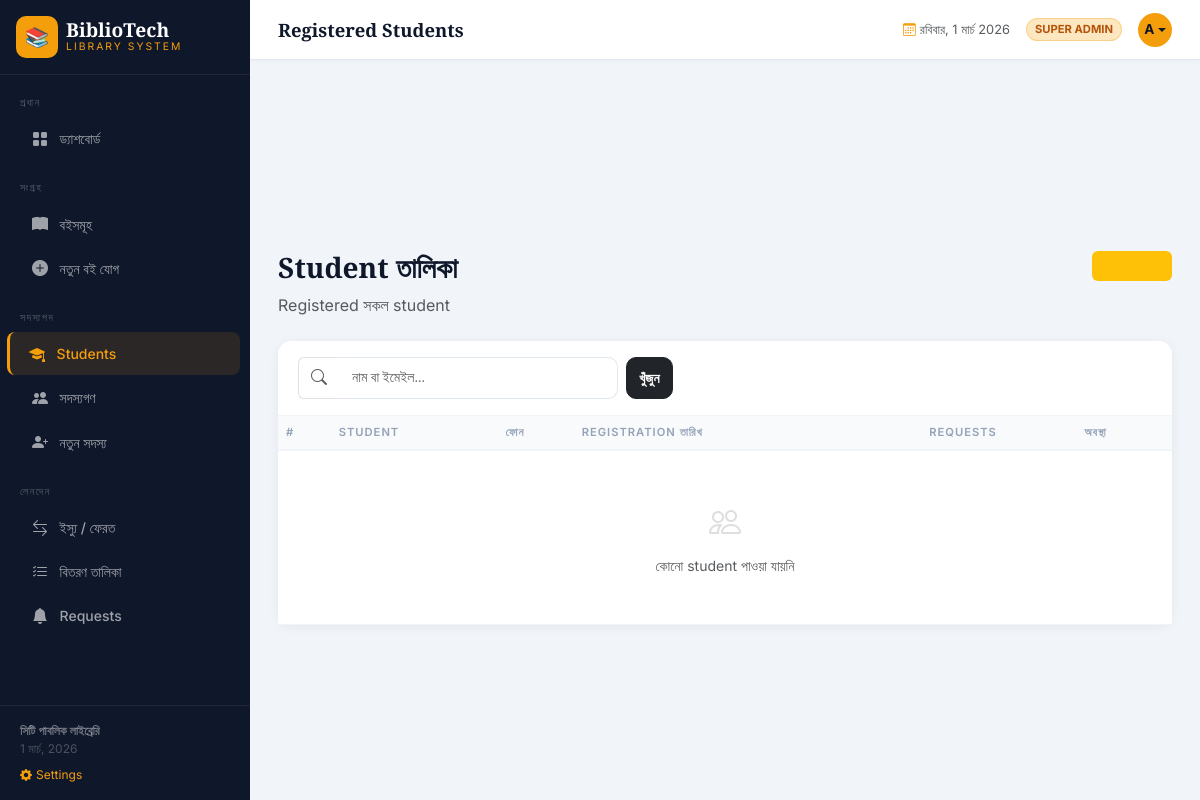
Before: /students (signed in) with the older database file.
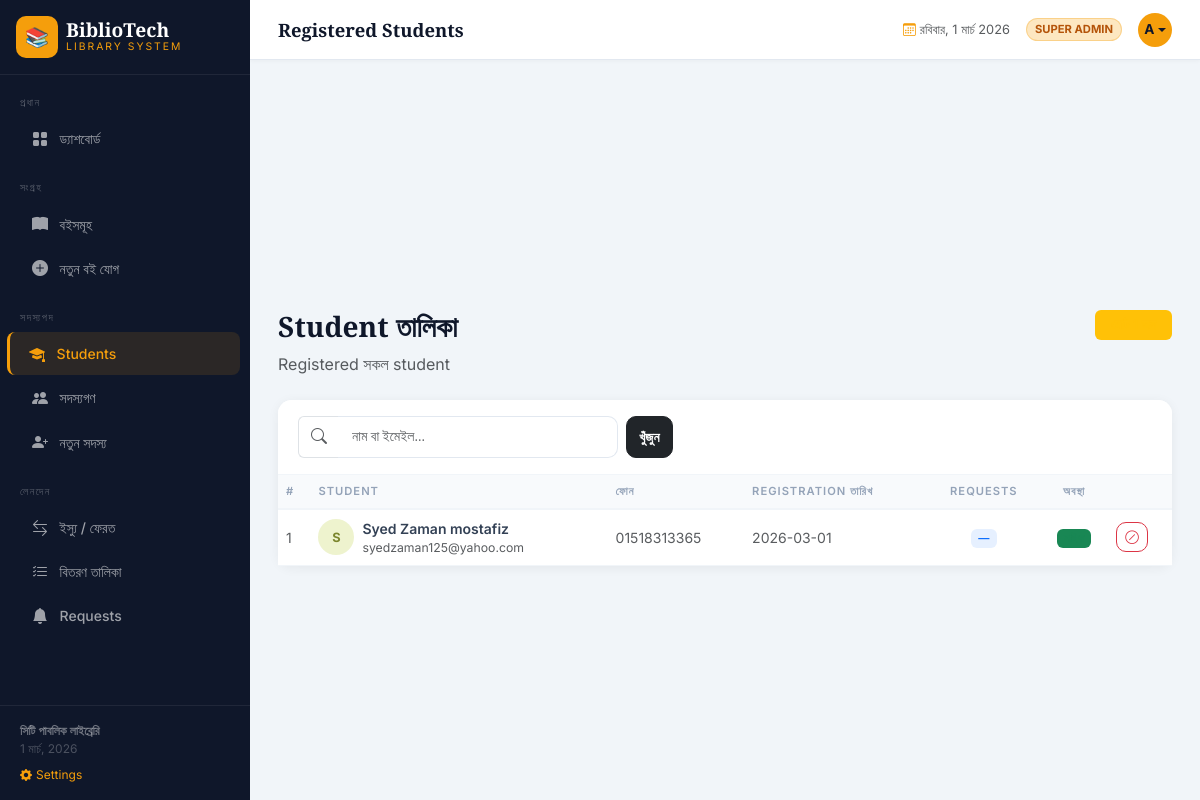
After: the same page with the newer database file.
### tables this page shows
CREATE TABLE students (
        id INTEGER PRIMARY KEY AUTOINCREMENT,
        name TEXT NOT NULL,
        email TEXT UNIQUE NOT NULL,
        phone TEXT,
        password TEXT NOT NULL,
        reg_date TEXT DEFAULT CURRENT_TIMESTAMP,
        active INTEGER DEFAULT 1
    );

### app.py (the view)
@app.route('/students')
@admin_required
def students():
    search = request.args.get('search', '')
    conn = get_db()
    if search:
        sl = conn.execute('SELECT * FROM students WHERE name LIKE ? OR email LIKE ? ORDER BY reg_date DESC',
                          (f'%{search}%', f'%{search}%')).fetchall()
    else:
        sl = conn.execute('SELECT * FROM students ORDER BY reg_date DESC').fetchall()
    conn.close()
    return render_template('students.html', students=sl, search=search)

### app.py (called while the page is built)
def admin_required(f):
    @wraps(f)
    def decorated(*args, **kwargs):
        if not session.get('logged_in'):
            flash('এই পেজটি দেখতে লগইন করুন।', 'info')
            return redirect(url_for('login', next=request.path))
        if not session.get('is_admin'):
            flash('এই কাজটি করার অনুমতি আপনার নেই।', 'error')
            return redirect(url_for('books'))
        return f(*args, **kwargs)
    return decorated

def get_db():
    conn = sqlite3.connect(DB_PATH)
    conn.row_factory = sqlite3.Row
    return conn

def get_settings():
    conn = get_db()
    rows = conn.execute('SELECT key, value FROM settings').fetchall()
    conn.close()
    return {row['key']: row['value'] for row in rows}

@app.context_processor
def inject_settings():
    return dict(site=get_settings())

### templates/students.html (shortened to what the changed rows need)
{% extends 'base.html' %}
{% block content %}
<div class="d-flex justify-content-between align-items-start mb-4 page-header">
    <div><h1>Student তালিকা</h1><p class="text-muted mb-0">Registered সকল student</p></div>
</div>
<div class="card content-card">
    <div class="card-body p-0">
        <div class="table-responsive">
            <table class="table mb-0">
                <thead>
                    <tr>
                        <th>#</th>
                        <th>Student</th>
                        <th>ফোন</th>
                        <th>Registration তারিখ</th>
                        <th class="text-center">Requests</th>
                        <th class="text-center">অবস্থা</th>
                        <th></th>
                    </tr>
                </thead>
                <tbody>
                    {% for s in students %}
                    <tr>
                        <td class="text-muted small">{{ loop.index }}</td>
                        <td>
                            <div class="d-flex align-items-center gap-2">
                                <div class="member-av flex-shrink-0"
                                     style="background:hsl({{ loop.index*67 }},60%,88%);color:hsl({{ loop.index*67 }},50%,35%);width:36px;height:36px">
                                    {{ s.name[0].upper() }}
                                </div>
                                <div>
                                    <div class="fw-semibold">{{ s.name }}</div>
                                    <div class="text-muted small">{{ s.email }}</div>
                                </div>
                            </div>
                        </td>
                        <td class="text-muted small">{{ s.phone or '—' }}</td>
                        <td class="text-muted small">{{ s.reg_date[:10] }}</td>
                        <td class="text-center">
                            <span class="badge bg-primary bg-opacity-10 text-primary">
                                —
                            </span>
                        </td>
                        <td class="text-center">
                            {% if s.active %}
                            <span class="badge bg-success bg-opacity-15 text-success">সক্রিয়</span>
                            {% else %}
                            <span class="badge bg-danger bg-opacity-15 text-danger">নিষ্ক্রিয়</span>
                            {% endif %}
                        </td>
                        <td>
                            <form method="POST" action="{{ url_for('toggle_student', student_id=s.id) }}">
                                <button type="submit" class="btn btn-sm {% if s.active %}btn-outline-danger{% else %}btn-outline-success{% endif %}"
                                        onclick="return confirm('এই student এর অবস্থা পরিবর্তন করবেন?')">
                                    {% if s.active %}<i class="bi bi-slash-circle"></i>{% else %}<i class="bi bi-check-circle"></i>{% endif %}
                                </button>
                            </form>
                        </td>
                    </tr>
                    {% else %}
                    <tr>
                        <td colspan="7" class="text-center py-5 text-muted">
                            <i class="bi bi-people" style="font-size:2rem;opacity:.2;display:block;margin-bottom:.5rem"></i>
                            কোনো student পাওয়া যায়নি
                        </td>
                    </tr>
                    {% endfor %}
                </tbody>
            </table>
        </div>
    </div>
</div>
{% endblock %}

Changed rows visible on the page:
added students: name "S", name "Syed Zaman mostafiz", email "syedzaman125@yahoo.com", phone "01518313365", reg_date "2026-03-01", active 1 (drawn)
Other visible differences:
text no longer shown: "কোনো student পাওয়া যায়নি"
